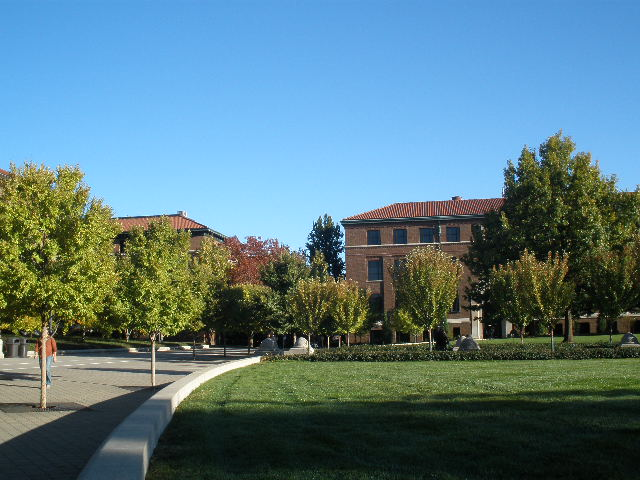
#> input picture PA120275.JPG, 640 x 480 px
$ python suhas99_project2_problem2.py
#> lines starting #> are read from the running program, lines starting #| are printed output that depends on the picture
"""
---

# Problem 2

Given four overlapping images of a far-way building taken from the same camera (images may be taken with both
rotation and slight translation). Design an image processing pipeline to stitch these images to create a panoramic
image. (Note: You can consider far away objects/features to be approximately on the same plane.)


---

Tasks done in the below cell:
1. Extact/Read the images
2. Convert the images to grayscale\
3. Initialize the SIFT feature detector
4. Initialize FLANN (Fast Library for Approximate Nearest Neighbors) feature matcher

The main reason for selecting SIFT feature detector is its scale and rotation invarience feature. Even when the image is rotated or scaled up/down, the feature will get detected. In this case, as there are multiple images where some regions are overlapping, with possible sclae change and rotation, SIFT will detect the features regardless which will lead to strong matches. '

The reason for selecting FLANN is because it is computaionally inexpensive when compared to brute force matcher
"""

## Extract features from each frame (You can use any feature extractor and justify).
## Match the features between each consecutive image and visualize them. (hint: Use RANSAC)
## Compute the homographies between the pairs of images.
## Combine these frames together using the computed homographies.

import cv2 as cv
import numpy as np
from matplotlib import pyplot as plt

## Reading the images
image1 = cv.imread('PA120275.JPG')
#> image1 is the input picture: shape (480, 640, 3); mean B, G, R 129.6, 121.2, 89
image2 = cv.imread('PA120274.JPG')
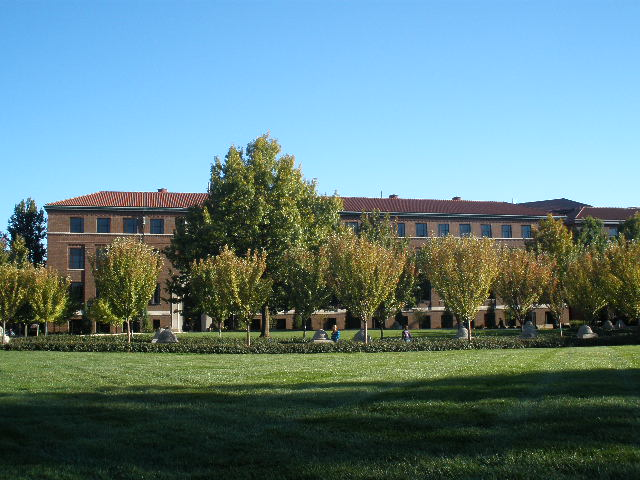
#> input picture PA120274.JPG, 640 x 480 px
#> image2 is the input picture: shape (480, 640, 3); mean B, G, R 130.3, 127.6, 96.8
image3 = cv.imread('PA120273.JPG')
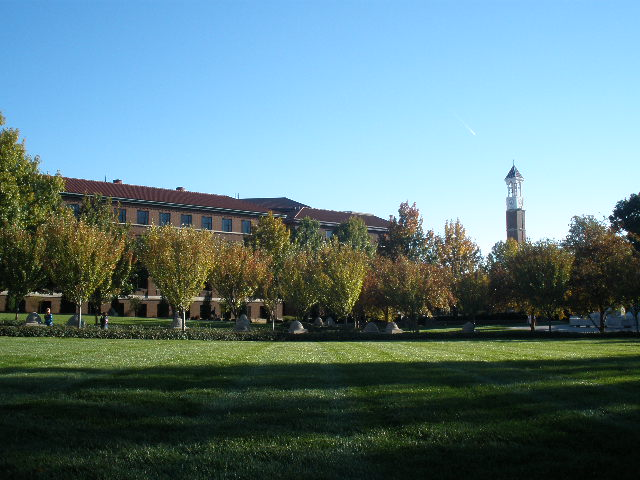
#> input picture PA120273.JPG, 640 x 480 px
#> image3 is the input picture: shape (480, 640, 3); mean B, G, R 129, 124.6, 95.3
image4 = cv.imread('PA120272.JPG')
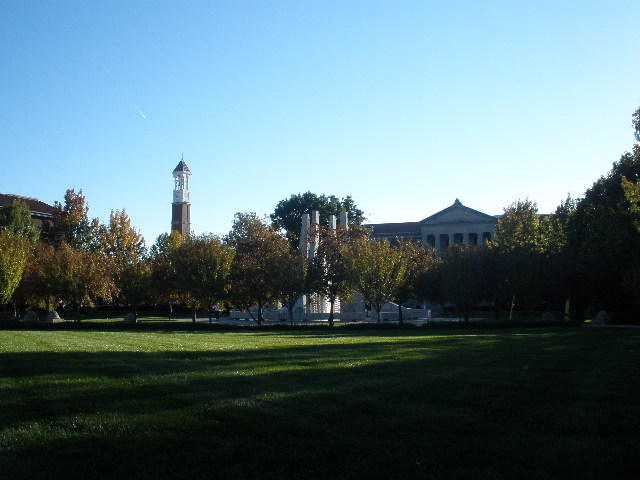
#> input picture PA120272.JPG, 640 x 480 px
#> image4 is the input picture: shape (480, 640, 3); mean B, G, R 124.6, 117.4, 92.4

## Converting the images to grayscale
gray_image_1 = cv.cvtColor(image1, cv.COLOR_BGR2GRAY)
gray_image_2 = cv.cvtColor(image2, cv.COLOR_BGR2GRAY)
gray_image_3 = cv.cvtColor(image3, cv.COLOR_BGR2GRAY)
gray_image_4 = cv.cvtColor(image4, cv.COLOR_BGR2GRAY)
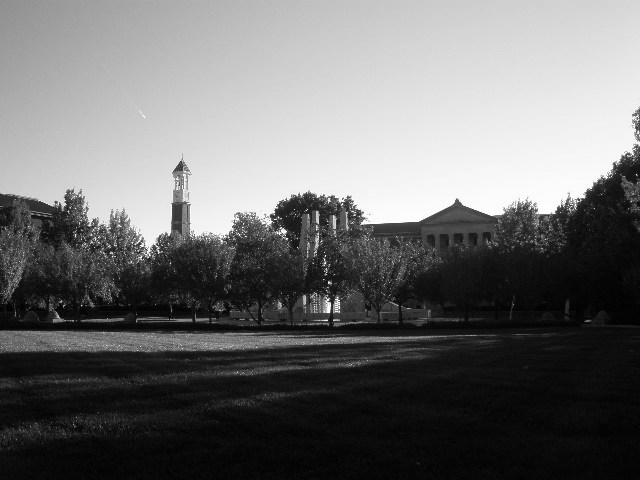
#> gray_image_4: shape (480, 640); min 0, max 255, mean 110.8

## Initializing SIFT feature detector for detecting features
sift_detector = cv.SIFT_create()

## Initializing FLANN for feature matching
flann_index_kdtree = 1
index_params = dict(algorithm=flann_index_kdtree, trees=5)
search_params = dict(checks=50)
flann = cv.FlannBasedMatcher(index_params, search_params)

"""The below cell contains the functions used in the process.

1. The homography function finds the matches, extracts good matches and finds the homography between 2 images.
2. The draw_matches function draws/links the matches for visualization
3. The stitch_image function performs translation and rotation of 2 images and overlaps them (stitch) according to the homography.
"""

## Defining a function to match the features and find the homography between 2 images
def homography(key1, desc1, key2, desc2):
    # matching the features using FLANN
    matches = flann.knnMatch(desc1, desc2, k=2)

    # selecting good matches and discarding bad matches
    good_matches = []
    for m, n in matches:
        if m.distance < 0.75 * n.distance:
            good_matches.append(m)
    if len(good_matches) > 5:
        ## Using the good matches to find the homography
        src_pts = np.float32([key1[m.queryIdx].pt for m in good_matches]).reshape(-1, 1, 2)
        dst_pts = np.float32([key2[m.trainIdx].pt for m in good_matches]).reshape(-1, 1, 2)
        h, mask = cv.findHomography(src_pts, dst_pts, cv.RANSAC)
        return h,mask,good_matches
    else:
        return None,None,None

## Defining a function and using cv.drawMatches to visualize the matches
def draw_matches(img1,key1,img2,key2,good_matches):
    match_img = cv.drawMatches(
        img1, key1,
        img2, key2,
        good_matches, None,
        flags=cv.DrawMatchesFlags_NOT_DRAW_SINGLE_POINTS)
    cv.imwrite('matches.jpg', match_img)

## Defining a function to stitch the images
def stitch_image(image1, image2, homography_rotation):
    # Extracting the height and width of the two images
    height2, width2 = image2.shape[0],image2.shape[1]
    height1, width1 = image1.shape[0],image1.shape[1]

    # computing the corners of the 2nd image
    corners2 = np.float32([[0, 0], [0, height2], [width2, height2], [width2, 0]]).reshape(-1, 1, 2)
    # Transforming the corners of the first image with respect to the calculated homography
    corners1_transformed = cv.perspectiveTransform(np.float32([[0, 0], [0, height1], [width1, height1], [width1, 0]]).reshape(-1, 1, 2), homography_rotation)
    corners = np.concatenate((corners1_transformed, corners2), axis=0)

    # Extracting the minimum and maximum corners
    min_x = np.min(corners[:, 0, 0])
    min_y = np.min(corners[:, 0, 1])
    max_x = np.max(corners[:, 0, 0])
    max_y = np.max(corners[:, 0, 1])

    # Computing the width and height of the stitched image
    final_width = int(max_x - min_x)
    final_height = int(max_y - min_y)

    # Formulating a translation matrix to position the image
    homography_translation = np.array([[1, 0, -min_x], [0, 1, -min_y], [0, 0, 1]])
    # Formulating a translation+rotation matrix to rotate and position the image
    homography_translation_rotation = homography_translation.dot(homography_rotation)

    # translating, rotating and positioning the image 1 for stitching
    warped_image1 = cv.warpPerspective(image1, homography_translation_rotation, (final_width, final_height))
    # translating and positioning the image 2 for stitching
    warped_image2 = cv.warpPerspective(image2, homography_translation, (final_width, final_height))
    # stitching the images togeather
    stitched_image = np.where(warped_image1 != 0, warped_image1, warped_image2)

    # Note: The image 1 will be rotated to match with image 2
    return stitched_image

"""In the below cell, the feature keypoints are extracted between image 1 and 2, homography is computed and the matches are drawn for visualization"""

## Extracting keypoints and descriptions of images 1 and 2 (wrt features) using sift detector
keypts1, desc1 = sift_detector.detectAndCompute(gray_image_1, None)
#> keypts1 = 1555 keypoints; strongest (x, y, size): (206, 346, 3.1), (133, 350, 3.9), (344, 272, 2.4), (188, 347, 2.6)
keypts2, desc2 = sift_detector.detectAndCompute(gray_image_2, None)
#> keypts2 = 1380 keypoints; strongest (x, y, size): (183, 285, 2.1), (45, 258, 2.3), (7, 339, 4.1), (44, 241, 5)
# Finding homography and matching the features between image 1 and 2
h_1_2,mask_1_2,good_matches12 = homography(keypts1, desc1, keypts2, desc2)
#> in homography, `matches = flann.knnMatch(desc1, desc2, k=2)`: matches = 1555 matches
#> after the loop in homography, `for m, n in matches:`: good_matches = 208 matches
#> in homography, `src_pts = np.float32([key1[m.queryIdx].pt for m in good_matches]).resh..`: src_pts = 208 rows, first 8: [8.07, 437.6], [24.87, 429.7], [92.42, 345.8], [156.1, 360.6], [306.9, 317.6], [307.9, 252.4], [308, 348.7], [308, 245.6]
#> in homography, `dst_pts = np.float32([key2[m.trainIdx].pt for m in good_matches]).resh..`: dst_pts = 208 rows, first 8: [631, 346.7], [631, 346.7], [405.5, 395.9], [428.4, 326.9], [2.81, 304.4], [9.06, 236.3], [2.39, 337.3], [9.3, 229]
#> in homography, `h, mask = cv.findHomography(src_pts, dst_pts, cv.RANSAC)`: h = [[1.11, -0.0697, -314.7], [0.104, 1.06, -50.14], [0.00021, -4.92e-05, 1]]; mask = 208 values, max 1 at index 4, min 0 at index 0, mean 0.913
#> h_1_2 has the same summary as h in homography; mask_1_2 has the same summary as mask in homography; good_matches12 = 208 matches
draw_matches(image1,keypts1,image2,keypts2,good_matches12)

"""In the below code, the images 1 and 2 are stitched togeather"""

# Stitching image 1 and 2
pano12 = stitch_image(image1,image2,h_1_2)
#> in stitch_image, `corners1_transformed = cv.perspectiveTransform(np.float32([[0, 0], [0,..`: corners1_transformed = [[-314.7, -50.14], [-356.5, 470.4], [324.2, 473.3], [346.9, 14.35]]
#> in stitch_image, `corners = np.concatenate((corners1_transformed, corners2), axis=0)`: corners = [[-314.7, -50.14], [-356.5, 470.4], [324.2, 473.3], [346.9, 14.35], [0, 0], [0, 480], [640, 480], [640, 0]]
#> in stitch_image, `min_x = np.min(corners[:, 0, 0])`: min_x = -356.5
#> in stitch_image, `min_y = np.min(corners[:, 0, 1])`: min_y = -50.14
#> in stitch_image, `max_x = np.max(corners[:, 0, 0])`: max_x = 640
#> in stitch_image, `max_y = np.max(corners[:, 0, 1])`: max_y = 480
#> in stitch_image, `final_width = int(max_x - min_x)`: final_width = 996
#> in stitch_image, `final_height = int(max_y - min_y)`: final_height = 530
#> in stitch_image, `homography_translation = np.array([[1, 0, -min_x], [0, 1, -min_y], [0,..`: homography_translation = [[1, 0, 356.5], [0, 1, 50.14], [0, 0, 1]]
#> in stitch_image, `homography_translation_rotation = homography_translation.dot(homograph..`: homography_translation_rotation = [[1.18, -0.0872, 41.87], [0.114, 1.06, 5.82e-07], [0.00021, -4.92e-05, 1]]

"""In the below cell, the feature keypoints are extracted between image 3 and 4, homography is computed and the matches are drawn for visualization"""

## Extracting keypoints and descriptions of images 3 and 4 (wrt features) using sift detector
keypts3, desc3 = sift_detector.detectAndCompute(gray_image_3, None)
#> keypts3 = 1065 keypoints; strongest (x, y, size): (454, 236, 2.2), (611, 218, 2.8), (514, 218, 13.6), (478, 254, 2.2)
keypts4, desc4 = sift_detector.detectAndCompute(gray_image_4, None)
#> keypts4 = 660 keypoints; strongest (x, y, size): (284, 231, 3.7), (328, 311, 2.3), (329, 200, 2), (89, 225, 1.9)
# Finding homography and matching the features between image 3 and 4
h_3_4,mask_3_4,good_matches34 = homography(keypts3, desc3, keypts4, desc4)
#> in homography (call 2), `matches = flann.knnMatch(desc1, desc2, k=2)`: matches = 1065 matches
#> after the loop in homography (call 2), `for m, n in matches:`: good_matches = 121 matches
#> in homography (call 2), `src_pts = np.float32([key1[m.queryIdx].pt for m in good_matches]).resh..`: src_pts = 121 rows, first 8: [5.09, 292.3], [10.17, 374.8], [10.17, 374.8], [31.1, 374.6], [105.6, 344], [121.6, 185.3], [283.9, 200.1], [296.9, 327.5]
#> in homography (call 2), `dst_pts = np.float32([key2[m.trainIdx].pt for m in good_matches]).resh..`: dst_pts = 121 rows, first 8: [91.77, 304.5], [107, 319.9], [107, 319.9], [107, 319.9], [119.2, 347.8], [582.3, 204.3], [597.5, 186.8], [54.09, 316.4]
#> h_3_4 = [[1.14, -0.056, -372.3], [0.116, 1.1, -63.01], [0.000261, -5.16e-05, 1]]; mask_3_4 = 121 values, max 1 at index 9, min 0 at index 0, mean 0.876; good_matches34 = 121 matches
draw_matches(image3,keypts3,image4,keypts4,good_matches34)

"""In the below code, the images 3 and 4 are stitched togeather"""

# stitching image 3 and 4
pano34 = stitch_image(image3,image4,h_3_4)

"""In the below cell, the 2 previously stitched images are considered. These images are converted to grayscale, their feature keypoints are extracted, homography is computed and matched are drawn for visualization"""

# Finding keypoints, matching features and finding homography between the 2 stitched images

gray_image_12 = cv.cvtColor(pano12, cv.COLOR_BGR2GRAY)
gray_image_34 = cv.cvtColor(pano34, cv.COLOR_BGR2GRAY)
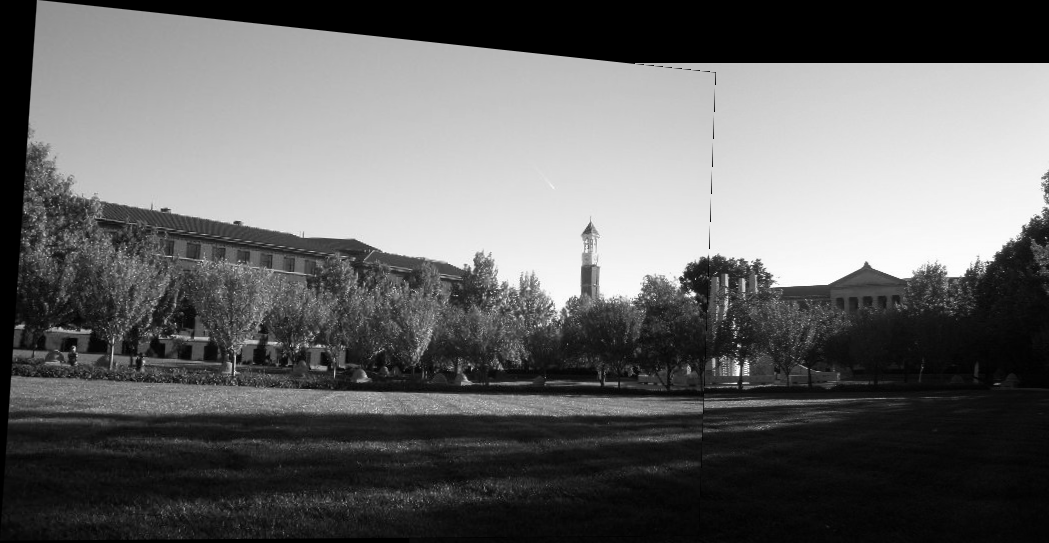
#> gray_image_34: shape (543, 1049); min 0, max 255, mean 101

keypts12, desc12 = sift_detector.detectAndCompute(gray_image_12, None)
#> keypts12 = 2967 keypoints; strongest (x, y, size): (14, 368, 2.9), (249, 380, 3.3), (13, 382, 3.8), (167, 381, 4.2)
keypts34, desc34 = sift_detector.detectAndCompute(gray_image_34, None)
#> keypts34 = 1941 keypoints; strongest (x, y, size): (738, 345, 2), (693, 294, 3.9), (74, 349, 1.9), (738, 374, 2.4)

h_12_34,mask_12_34,good_matches1234 = homography(keypts12, desc12, keypts34, desc34)
#> in homography (call 3), `matches = flann.knnMatch(desc1, desc2, k=2)`: matches = 2967 matches
#> after the loop in homography (call 3), `for m, n in matches:`: good_matches = 189 matches
#> in homography (call 3), `src_pts = np.float32([key1[m.queryIdx].pt for m in good_matches]).resh..`: src_pts = 189 rows, first 8: [7.98, 447.7], [11.82, 353.3], [20.39, 244.3], [21.03, 406.2], [32.39, 177.1], [135.9, 432], [175.6, 508.7], [184.1, 396.1]
#> in homography (call 3), `dst_pts = np.float32([key2[m.trainIdx].pt for m in good_matches]).resh..`: dst_pts = 189 rows, first 8: [14.11, 379.3], [12.43, 329.8], [15.88, 247.3], [588.2, 274.1], [12.08, 395.3], [271.6, 228], [760.5, 431.9], [84.87, 349.3]
#> h_12_34 = [[1.8, -0.217, -1060], [0.352, 1.57, -349.6], [0.000589, -3.71e-05, 1]]; mask_12_34 = 189 values, max 1 at index 17, min 0 at index 0, mean 0.81; good_matches1234 = 189 matches

draw_matches(pano12,keypts12,pano34,keypts34,good_matches1234)
#> in draw_matches (call 3), `match_img = cv.drawMatches( img1, key1, img2, key2, good_matches, None..`:
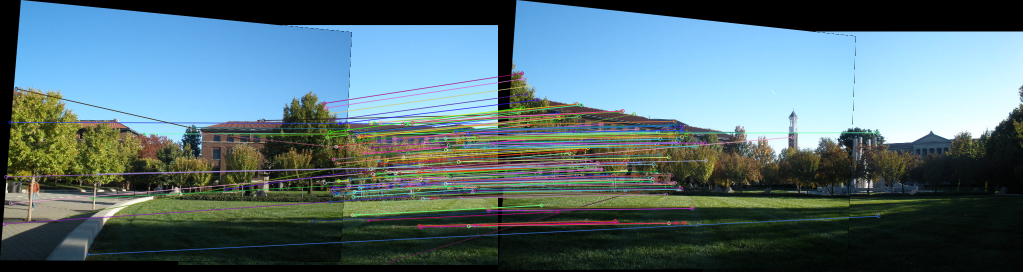
#> match_img: shape (543, 2045, 3) (shown at 1/2 size); mean B, G, R 118.1, 111.9, 86.9

"""The two stitched images are further stitched togeather to get a singe panoramic image"""

# stitching image pano12 and pano34
pano1234 = stitch_image(pano12,pano34,h_12_34)
#> in stitch_image (call 3), `corners1_transformed = cv.perspectiveTransform(np.float32([[0, 0], [0,..`: corners1_transformed = [[-1060, -349.6], [-1198.6, 491.1], [394.4, 531], [462, 0.755]]
#> in stitch_image (call 3), `corners = np.concatenate((corners1_transformed, corners2), axis=0)`: corners = [[-1060, -349.6], [-1198.6, 491.1], [394.4, 531], [462, 0.755], [0, 0], [0, 543], [1049, 543], [1049, 0]]
#> in stitch_image (call 3), `min_x = np.min(corners[:, 0, 0])`: min_x = -1198.6
#> in stitch_image (call 3), `min_y = np.min(corners[:, 0, 1])`: min_y = -349.6
#> in stitch_image (call 3), `max_x = np.max(corners[:, 0, 0])`: max_x = 1049
#> in stitch_image (call 3), `max_y = np.max(corners[:, 0, 1])`: max_y = 543
#> in stitch_image (call 3), `final_width = int(max_x - min_x)`: final_width = 2247
#> in stitch_image (call 3), `final_height = int(max_y - min_y)`: final_height = 892
#> in stitch_image (call 3), `homography_translation = np.array([[1, 0, -min_x], [0, 1, -min_y], [0,..`: homography_translation = [[1, 0, 1198.6], [0, 1, 349.6], [0, 0, 1]]
#> in stitch_image (call 3), `homography_translation_rotation = homography_translation.dot(homograph..`: homography_translation_rotation = [[2.51, -0.262, 138.6], [0.558, 1.55, -4.15e-06], [0.000589, -3.71e-05, 1]]
#> in stitch_image (call 3), `stitched_image = np.where(warped_image1 != 0, warped_image1, warped_im..`:
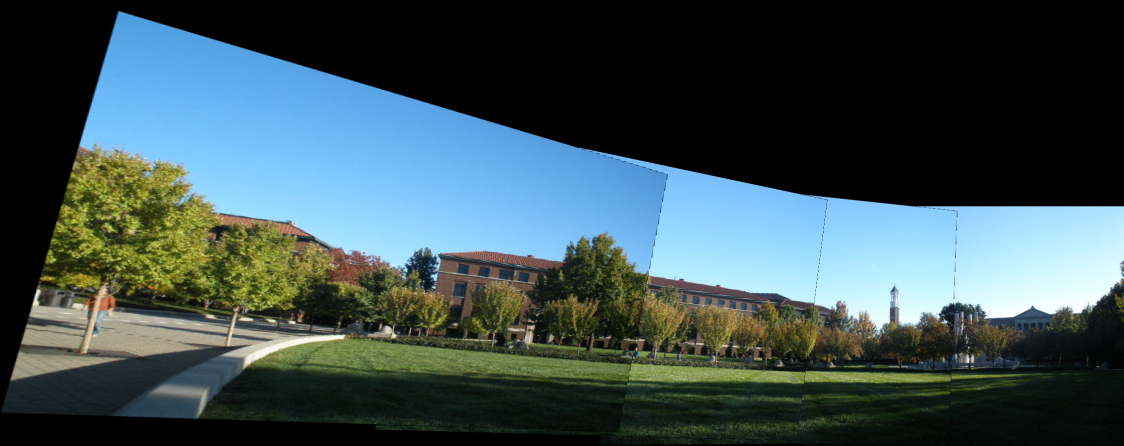
#> stitched_image: shape (892, 2247, 3) (shown at 1/2 size); mean B, G, R 82.3, 79.4, 60.7
cv.imwrite('Pano.jpg', pano1234)

"""In the above panoramic image, we can observe that the 4th image is considered as the base image (it is not rotated), whereas all the other images are rotated to match the features and are stitched togeather.

Question: In general, why does panoramic mosaicing work better when the camera is only allowed to rotate at its camera
center?

Answer: Panoramic mosaicing works better when the camera is only allowed to rotate at its camera center because if the position of the camera is shifted, it leads to parallax error. Parallax is the displacement of the object when viewed from 2 different line of sight. This makes the final panoramic image and its features distorted. Also, the homography is simple and works better when the camera is rotated around its camera centre. If translation is involved, the process of homography and stitching the images becomes more complex.
"""
